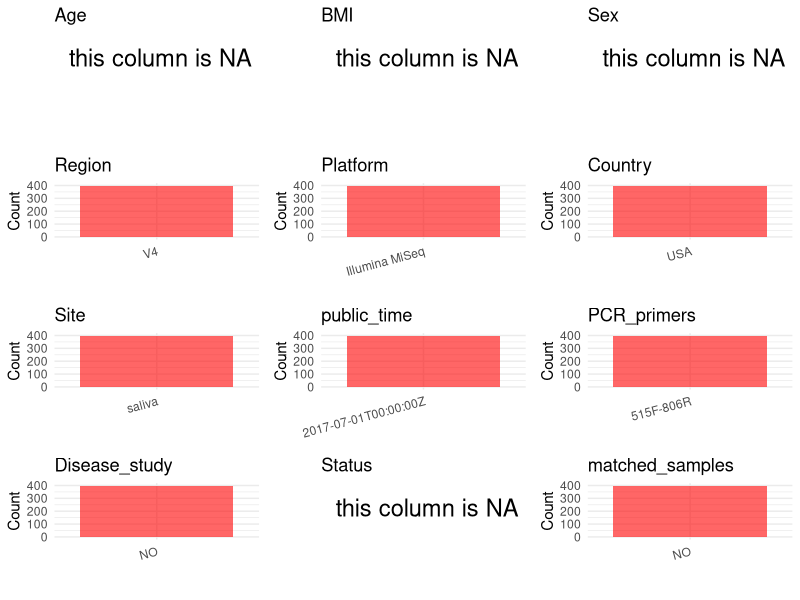

Recreate this plot in R. (Note: this script raises an error after producing the figure.)
## ---- chunk 1
# Load necessary libraries
library(dplyr)
library(ggplot2)
library(cowplot)

# Set working directory (update this path to your local directory)
setwd("D:/metadata/2/PRJEB20894")

# Read the initial metadata files
initial_meta<-read.csv("SraRunTable.csv",header = T)

# Combine the two metadata files
#meta <- rbind(initial_meta, initial_meta1)

#Remove entries non-oral samples
#initial_meta <- subset(initial_meta,BioSampleModel != "Metagenome or environmental")

# Check the number of samples containing "HT" in Sample.Name (e.g., healthy controls)
#nrow(subset(meta, grepl("HT", Sample.Name)))

# Display the first few rows of the metadata
head(initial_meta)
## ---- chunk 2
# Create a uniform metadata dataframe
metadata <- data.frame(
  BioProject = initial_meta$BioProject,
  Run = initial_meta$Run,
  sample_name = initial_meta$Sample.Name,
  Age = NA,
  BMI = NA,
  Sex=NA,
  Region = "V4",
  Platform = initial_meta$Instrument,
  Country = initial_meta$geo_loc_name_country,
  Site = initial_meta$environment_.material.,
  public_time = initial_meta$ReleaseDate,
  Status = NA,
  stringsAsFactors = FALSE
)
## ---- chunk 3
# Add information obtained from the publication
metadata$PCR_primers <- "515F-806R"
metadata$title <- "Genetic influences on the human oral microbiome"
metadata$Disease_study <- "NO"
# Assign disease status based on sample_name patterns
#metadata$Status<-"H"

keep_subjects <- unique(subset(metadata, Site == "saliva")$sample_name)
metadata <- subset(metadata, sample_name %in% keep_subjects)

metadata$matched_samples <- "NO"
## ---- chunk 4
# Check the number of unique runs and sample names
print(paste("Number of unique runs:", length(unique(metadata$Run))))
print(paste("Number of unique sample names:", length(unique(metadata$sample_name))))
## ---- chunk 5
# Select columns for visualization
plot_data <- metadata %>%
  select(-BioProject, -Run, -sample_name, -title)

# Function to create simple plots for each column
create_simple_plots <- function(data) {
  plots <- list()
  
  for (col in colnames(data)) {
    # Check if the column is all NA
    if (all(is.na(data[[col]]))) {
      # Create an empty plot with text indicating all NA
      p <- ggplot() +
        annotate("text", x = 0.5, y = 0.5, label = "this column is NA", size = 6) +
        labs(title = col) +
        theme_void()
    } else if (is.numeric(data[[col]])) {
      # Numeric variable: histogram
      p <- ggplot(data, aes(x = .data[[col]])) +
        geom_histogram(fill = "blue", alpha = 0.6, bins = 20, na.rm = TRUE) +
        labs(title = col) +
        theme_minimal()
    } else {
      # Categorical variable: bar plot (remove NA values)
      count_data <- as.data.frame(table(data[[col]], useNA = "ifany"))
      p <- ggplot(count_data, aes(x = reorder(Var1, -Freq), y = Freq)) +
        geom_col(fill = "red", alpha = 0.6) +
        labs(title = col, x = NULL, y = "Count") +
        theme_minimal() +
        theme(axis.text.x = element_text(angle = 15, hjust = 1))
    }
    plots[[col]] <- p
  }
  
  return(plots)
}

# Generate and arrange plots
plots <- create_simple_plots(plot_data)
p<-plot_grid(plots$Age, 
          plots$BMI, 
          plots$Sex, 
          plots$Region, 
          plots$Platform, 
          plots$Country, 
          plots$Site,
          plots$public_time, 
          plots$PCR_primers,
          plots$Disease_study,
          plots$Status,
          plots$matched_samples,# add 
          ncol = 3, align = "hv", axis = "lb")
ggsave("Metadata_Summary.png", plot = p, width = 8, height = 6, dpi = 150)
## ---- chunk 6
knitr::include_graphics("metadata_summary.png")
## ---- chunk 7
# Reorder columns to match the desired format
metadata <- metadata[, c(
  "BioProject", "Run", "sample_name", "Age", "BMI", "Sex", 
  "Region", "Platform", "Country", "Site", "public_time", 
  "PCR_primers", "title", "Disease_study", "Status","matched_samples"
)]

# Export the uniform metadata to a CSV file
write.csv(metadata, file = "metadata.csv", quote = TRUE)
head(metadata)
